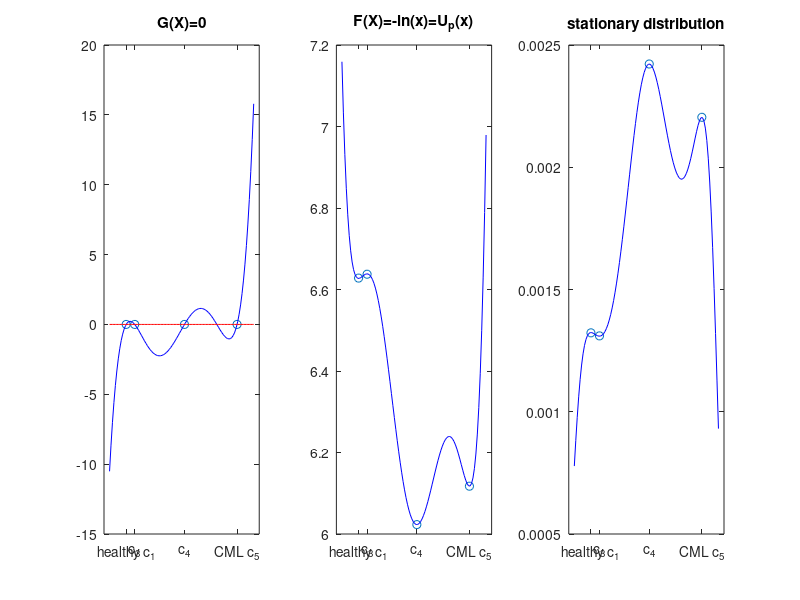

Recreate this plot in MATLAB. (Note: this script raises an error after producing the figure.)
clear


%%%%%%%%%%%%%%%%%%%%%%May 5th 2023 values%%%%%%%%%%%%%%%%%%%%%%%%%%%%%%%%%
x0 = [-208.51554, -43.88014, 111.85604, 138.55368]'; %rotated space only nonzero genes  
%Tet off/on
%x0 = [-135.983923, 3.012764, 112.561001]';

%remap [-129 19] interval to [0 1] with linear transformation
%[-129, 0], [19, 1]
A = 1;
B = 0; 

m = (B-A) / (x0(end)-x0(1));

x = m.*(x0-x0(1)) + A;

%%%%%%%%%%%%%%%%%%%%%%May 5th 2023 values%%%%%%%%%%%%%%%%%%%%%%%%%%%%%%%%%
% tetfactor = 2.5;
f = [0.002204351, 0.002422282, 0.001310297, 0.001322798]'; %rotated space only nonzero genes
%Tet off/on
%f = [0.003155247, 0.001223097, 0.003697754]';


y = -log(f);

c3 = x0(3);
%Up 6th degree polynomial
X0 = [x.^6, x.^5, x.^4, x.^3, x.^2, x, ones(size(x))]; %F
F = @(x,P)P(1)*x.^6 + P(2)*x.^5 + P(3)*x.^4 + P(4)*x.^3 + P(5)*x.^2 + P(6)*x + P(7);

%dUp 5th degree polynomial gradient spatial derivative of Up
X1 = [6*x.^5, 5*x.^4, 4*x.^3, 3*x.^2, 2*x, ones(size(y)), zeros(size(x))]; %G
G = @(x,P)6*P(1)*x.^5 + 5*P(2).*x.^4 + 4*P(3).*x.^3 + 3*P(4).*x.^2 + 2*P(5).*x + P(6);

rhs = [zeros(size(x)); y]; %G(X) = 0, F(X) = -ln(X)
a = [X1;X0]\rhs; %solve



X = linspace(-.15,1.15);

figure(1);
hold on
subplot(1,3,1)
plot(x,zeros(size(x)),'o') %plot critical points as zeros of G(X)
hold on
plot(X,G(X,a),'b') %plot identified G(x)
plot(X,zeros(size(X)),'r')
title('G(X)=0')
set(gca,'xtick',sort(x),'xticklabel',{'healthy c_1','c_3','c_4','CML c_5'})
subplot(1,3,2)
plot(x,y,'o') %plot critical points evaluated at potential
hold on
plot(X,F(X,a),'b')
title('F(X)=-ln(x)=U_p(x)')
set(gca,'xtick',sort(x),'xticklabel',{'healthy c_1','c_3','c_4','CML c_5'})

subplot(1,3,3)
plot(x,f,'o')
hold on
plot(X,exp(-F(X,a)),'b')
title('stationary distribution')
set(gca,'xtick',sort(x),'xticklabel',{'healthy c_1','c_3','c_4','CML c_5'})

%%
%% Simulation of Langevin equation
alpha = 1e-2; 
t0 = 0;
tf = 6;


t0tki = 6; 
tftki = 9;
tkidt = tftki - t0tki;


t0post = 9;
tfpost = 16;
postdt = tfpost - t0post;


Ntrials = 20;
nPeriods = 100;

D = 0.008;

Pot = @(t,X) -alpha*G(X,a);
Diff = @(t,X) sqrt(2*D)*ones(size(X));

TKIPot = @(t,X) 4*alpha*G(X,a);
TKIDiff = @(t,X) .8*sqrt(2*D)*ones(size(X));

PostPot = @(t,X) 2*alpha*G(X,a);

langevin = sde(Pot, Diff,'StartState',-.1);
[S,T] = simulate(langevin, round(nPeriods), 'DeltaTime', tf/nPeriods, 'nTrials', Ntrials);
S = squeeze(S);
T = linspace(t0,tf,nPeriods+1);

langevin = sde(TKIPot, TKIDiff,'StartState',S(end,:));
[S2,T2] = simulate(langevin, round(nPeriods), 'DeltaTime', tkidt/nPeriods, 'nTrials', Ntrials);
S2 = squeeze(S2);

S = [S; S2];
T = [T linspace(t0tki,tftki,nPeriods+1)];

langevin = sde(PostPot, Diff,'StartState',S(end,:));
[S3,T3] = simulate(langevin, round(nPeriods), 'DeltaTime', postdt/nPeriods, 'nTrials', Ntrials);
S3 = squeeze(S3);

S = [S; S3];

T = [T linspace(t0post,tfpost,nPeriods+1)];

figure
%subplot(1,2,1)
hold on; box on;
plot(T,S); 
plot([t0 tfpost],[x(1) x(1)],'k')
plot([t0 tfpost],[x(2) x(2)],'k')
plot([t0 tfpost],[x(3) x(3)],'k')
plot([t0 tfpost],[x(4) x(4)],'k')
plot([t0tki t0tki],[0 1],':k')
plot([tftki tftki],[0 1],':k')
xlabel('time (weeks)')
set(gca,'ylim',[-.25 1.25],'xlim',[t0 tfpost],'ytick',sort(x),'yticklabel',{'healthy c_1','c_3','c_4','CML c_5'})
ax = gca; 
%ax.ColorOrder = mycolors;
% 
% subplot(1,2,2)
% hold on; box on;
% plot(S(end,:),alpha*F(S(end,:),a),'o')
% plot(x,alpha*y,'o') %plot critical points evaluated at potential
% plot(X,alpha*F(X,a),'k')
% title('U_p(x)')
% set(gca,'xtick',sort(x),'xticklabel',{'healthy c_1','c_3','c_4','CML c_5'})
% colororder(gca,ax.ColorOrder)

%%
% p = plot(nan,nan);
% p.XData = t_step;
% for n = 1:NPeriods
%       p.YData = x.^n;
%       exportgraphics(gcf,'testAnimated.gif','Append',true);
% end